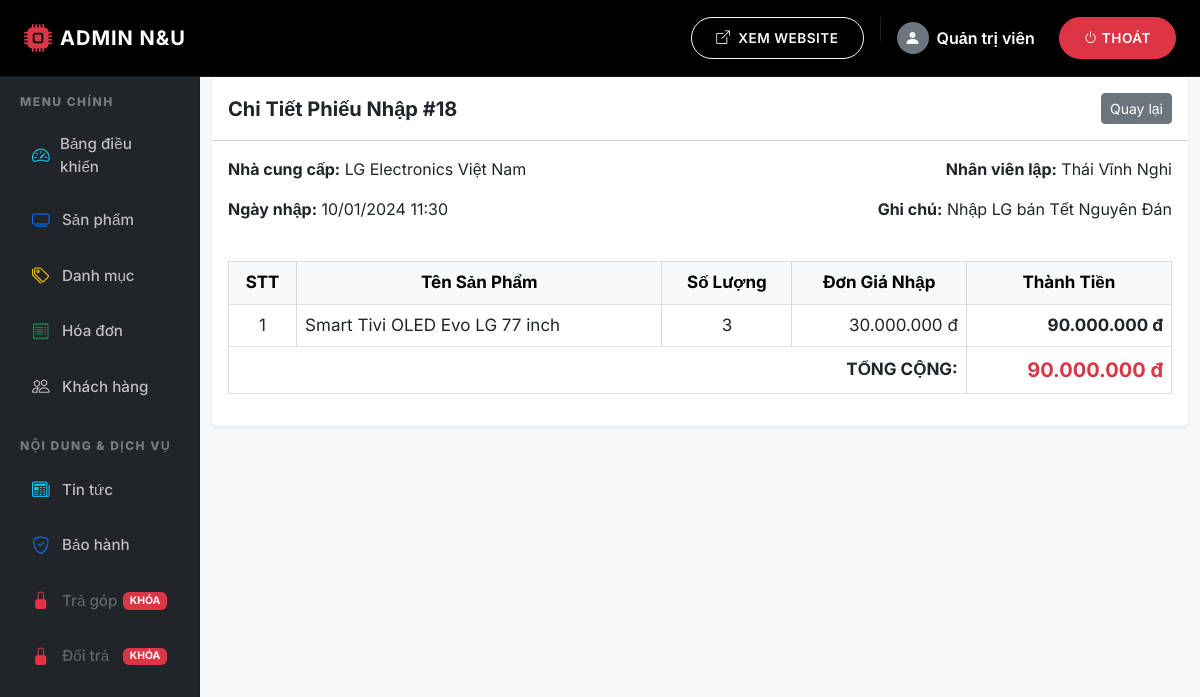
Screenshot of /admin/nhap_hang_chi_tiet.php?id=18 with the database file from the repository.
### tables this page shows
CREATE TABLE `phieunhap` (
  `ID` int(11) NOT NULL,
  `NhanVienID` int(11) DEFAULT NULL,
  `NhaCungCapID` int(11) DEFAULT NULL,
  `NgayNhap` datetime DEFAULT NULL,
  `TongTien` decimal(15,2) DEFAULT NULL,
  `GhiChu` text DEFAULT NULL
);

CREATE TABLE `nhacungcap` (
  `ID` int(11) NOT NULL,
  `TenNhaCungCap` varchar(255) DEFAULT NULL,
  `DienThoai` varchar(20) DEFAULT NULL,
  `Email` varchar(100) DEFAULT NULL,
  `DiaChi` varchar(255) DEFAULT NULL
);

CREATE TABLE `nhanvien` (
  `ID` int(11) NOT NULL,
  `HoVaTen` varchar(255) DEFAULT NULL,
  `DienThoai` varchar(20) DEFAULT NULL,
  `DiaChi` varchar(255) DEFAULT NULL,
  `TenDangNhap` varchar(50) DEFAULT NULL,
  `MatKhau` varchar(50) DEFAULT NULL,
  `QuyenHan` int(11) DEFAULT NULL
);

CREATE TABLE `phieunhap_chitiet` (
  `ID` int(11) NOT NULL,
  `PhieuNhapID` int(11) DEFAULT NULL,
  `SanPhamID` int(11) DEFAULT NULL,
  `SoLuongNhap` int(11) DEFAULT NULL,
  `DonGiaNhap` decimal(15,2) DEFAULT NULL
);

CREATE TABLE `sanpham` (
  `ID` int(11) NOT NULL,
  `LoaiSanPhamID` int(11) DEFAULT NULL,
  `HangSanXuatID` int(11) DEFAULT NULL,
  `TenSanPham` varchar(255) DEFAULT NULL,
  `DonGia` decimal(15,2) DEFAULT NULL,
  `SoLuong` int(11) DEFAULT NULL,
  `HinhAnh` varchar(255) DEFAULT NULL,
  `MoTa` text DEFAULT NULL,
  `PhanTramGiam` int(11) NOT NULL DEFAULT 0
);

### admin/nhap_hang_chi_tiet.php (the view, shortened to what this page needs)
<?php
require_once '../thu_vien/connect.php';
$pn_id = $_GET['id'];
$sql_pn = "SELECT pn.*, nv.HoVaTen, ncc.TenNhaCungCap
           FROM phieunhap pn
           JOIN nhanvien nv ON pn.NhanVienID = nv.ID
           JOIN nhacungcap ncc ON pn.NhaCungCapID = ncc.ID
           WHERE pn.ID = $pn_id";
$info = $conn->query($sql_pn)->fetch_assoc();
$sql_ct = "SELECT ct.*, sp.TenSanPham
           FROM phieunhap_chitiet ct
           LEFT JOIN sanpham sp ON ct.SanPhamID = sp.ID
           WHERE ct.PhieuNhapID = $pn_id";
$result_ct = $conn->query($sql_ct);
require_once 'header.php';
require_once 'sidebar.php';
?>
<div class="col-md-9 col-lg-10 mb-5">
    <div class="card shadow-sm border-0">
        <div class="card-header bg-white py-3 d-flex justify-content-between align-items-center">
            <h5 class="mb-0 fw-bold">Chi Tiết Phiếu Nhập #<?php echo $pn_id; ?></h5>
            <a href="nhap_hang.php" class="btn btn-sm btn-secondary">Quay lại</a>
        </div>
        <div class="card-body">
            <div class="row mb-4">
                <div class="col-md-6">
                    <p><strong>Nhà cung cấp:</strong> <?php echo $info['TenNhaCungCap']; ?></p>
                    <p><strong>Ngày nhập:</strong> <?php echo date("d/m/Y H:i", strtotime($info['NgayNhap'])); ?></p>
                </div>
                <div class="col-md-6 text-md-end">
                    <p><strong>Nhân viên lập:</strong> <?php echo $info['HoVaTen']; ?></p>
                    <p><strong>Ghi chú:</strong> <?php echo $info['GhiChu']; ?></p>
                </div>
            </div>
            <table class="table table-bordered">
                <thead class="table-light text-center">
                    <tr>
                        <th>STT</th>
                        <th>Tên Sản Phẩm</th>
                        <th>Số Lượng</th>
                        <th>Đơn Giá Nhập</th>
                        <th>Thành Tiền</th>
                    </tr>
                </thead>
                <tbody>
                    <?php
                    $stt = 1;
                    while($item = $result_ct->fetch_assoc()): ?>
                    <tr>
                        <td class="text-center"><?php echo $stt++; ?></td>
                        <td><?php echo $item['TenSanPham']; ?></td>
                        <td class="text-center"><?php echo $item['SoLuongNhap']; ?></td>
                        <td class="text-end"><?php echo number_format($item['DonGiaNhap'], 0, ',', '.'); ?> đ</td>
                        <td class="text-end fw-bold"><?php echo number_format($item['SoLuongNhap'] * $item['DonGiaNhap'], 0, ',', '.'); ?> đ</td>
                    </tr>
                    <?php endwhile; ?>
                </tbody>
                <tfoot>
                    <tr>
                        <th colspan="4" class="text-end">TỔNG CỘNG:</th>
                        <th class="text-end text-danger fs-5"><?php echo number_format($info['TongTien'], 0, ',', '.'); ?> đ</th>
                    </tr>
                </tfoot>
            </table>
        </div>
    </div>
</div>
<?php require_once 'footer.php'; ?>

### tai_nguyen/css/style.css (style rules this page uses)
html { scroll-behavior: smooth; }
body { font-family: 'Inter', sans-serif; background-color: #f8f9fa; }
table { width: 100%; border-collapse: collapse; margin-top: 12px; }
table th, table td { border: 1px solid #d9d9d9; padding: 12px 10px; font-size: 17px; }
table th { background: #f5f7fb; text-align: center; color: #10284f; }
.text-center { text-align: center; }

### rows the page displays
phieunhap: NhaCungCapID.TenNhaCungCap "LG Electronics Việt Nam", NgayNhap "10/01/2024 11:30", NhanVienID.HoVaTen "Thái Vĩnh Nghi", GhiChu "Nhập LG bán Tết Nguyên Đán", TongTien "90.000.000"
phieunhap_chitiet: SanPhamID.TenSanPham "Smart Tivi OLED Evo LG 77 inch", SoLuongNhap "3", DonGiaNhap "30.000.000", $item['SoLuongNhap'] * $item['DonGiaNhap'] "90.000.000"

### other values shown
$pn_id "18"
